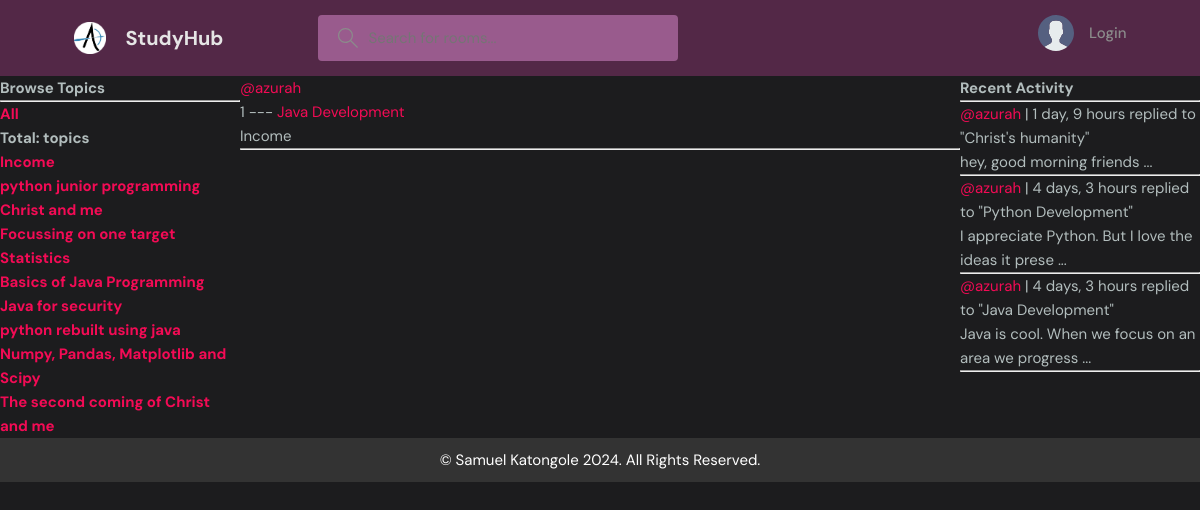
Before: /profile/2/ with the older database file.
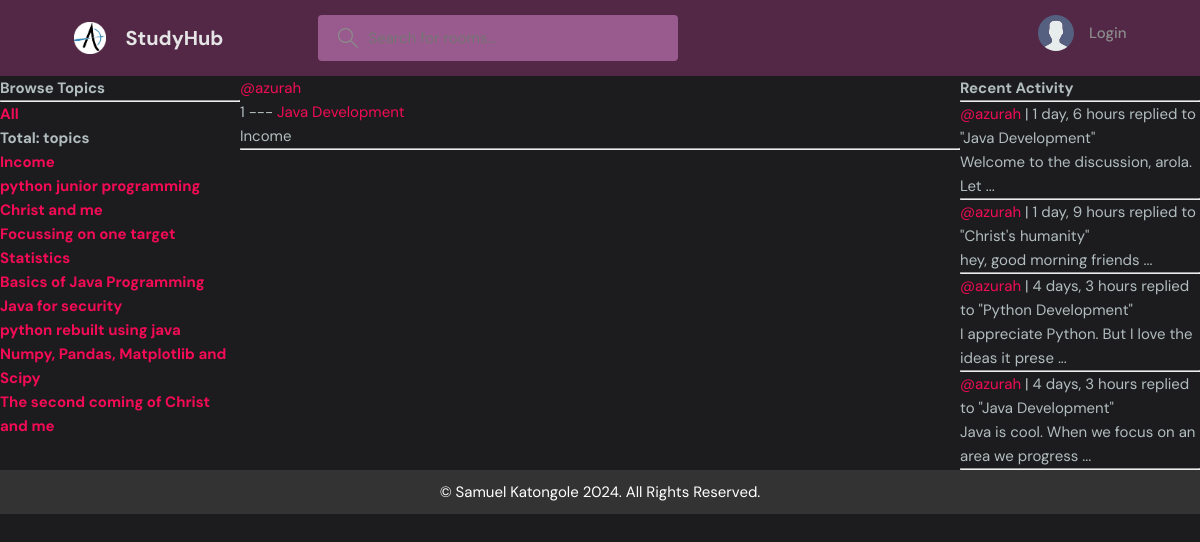
After: the same page with the newer database file.
### Rooms/models.py (models this page shows, shortened)
class Topic(models.Model):
    name=models.CharField(max_length=200)

class Room(models.Model):
    host = models.ForeignKey(User, on_delete= models.SET_NULL, null=True)
    topic = models.ForeignKey(Topic, on_delete= models.SET_NULL, null=True)
    description = models.TextField(null=True, blank=True) # description of the room
    name = models.CharField(max_length=200) # name of the room
    created = models.DateTimeField(auto_now_add=True) # created once
    updated= models.DateTimeField(auto_now=True) # changed
    participants = models.ManyToManyField(User, related_name='participants', blank=True)
    class Meta:
        ordering = ['-updated', '-created'] # ordered based on those fields
    def __str__(self):
        return str(self.name)

class Post(models.Model): # messages model
    author = models.ForeignKey(User, on_delete=models.CASCADE)
    room = models.ForeignKey(Room, on_delete=models.CASCADE)
    body = models.TextField()
    created_on= models.DateTimeField(auto_now_add=True) # date post created
    updated_on= models.DateTimeField(auto_now=True) # date last edited
    class Meta:
        ordering = ['-updated_on', '-created_on'] # ordered based on those fields
    def __str__(self):
        return str(self.body)[0:50]+' ...'

### Rooms/views.py (the view)
# urls.py: path('profile/<str:pk>/', views.userProfile, name='user-profile'),
def userProfile(request, pk):
    user = User.objects.get(id=pk)
    rooms = user.room_set.all() # get all rooms user is in
    posts = user.post_set.all() # get all posts for this user
    topics = Topic.objects.all() # get all topics
    context={'participant':user, 'allrooms':rooms,
             'alltopics':topics, 'posts':posts}
    return render(request, 'Rooms/profile.html', context)

### Rooms/templates/Rooms/profile.html (shortened to what this page needs)
{% extends 'parent_hub/base.html' %}
{% block content%}
<div class="profile-container">
    <div class="topics-sidebar">
        {% include 'Rooms/topics_feed.html' %}
    </div>
    <div class="topics-view-main">
        {% include 'Rooms/rooms_feed.html' %}
    </div>
    <div class="activity-feed-sidebar">
      {% include 'Rooms/activity_feed.html' %}
    </div>
</div>
{% endblock %}

### Rooms/templates/Rooms/topics_feed.html
<h3>Browse Topics</h3>
        <hr>
        <div>
            <h5><a href="{% url 'home' %}">All</a></h5>
            <h6>Total: {{topiccount}} topics</h6>
        </div>
        {% for topic in alltopics %}
        <div>
            <h5><a href="{% url 'home' %}?q={{topic.name}}">{{topic.name}}</a></h5>
        </div>
        {% endfor %}

### Rooms/templates/Rooms/rooms_feed.html (shortened to what this page needs)
<div>
    {% for room in allrooms %}
            <a href="{% url 'user-profile' room.host.id %}">@{{room.host.username}}</a>
            <p>{{room.id}} --- <a href="{% url 'room' room.id %}">{{room.name}}</a></p>
            <small>{{room.topic.name}}</small>
            <hr/>
        {% endfor %}
</div>

### Rooms/templates/Rooms/activity_feed.html (shortened to what this page needs)
<h3>Recent Activity</h3>
<hr>
<div>
    {% for post in posts %}
    <div>
        <small><a href="{% url 'user-profile' post.author.id%}">@{{post.author}}</a> | {{post.created_on|timesince}}</small>
        <small>replied to "{{post.room}}"</small>
        <p>{{post}}</p>
        <hr>
    </div>
    {% endfor %}
</div>

Changed rows visible on the page:
added Post: author "azurah", created_on "1 day, 6 hours", room "Java Development", body "Welcome to the discussion, arola. Let ..."
